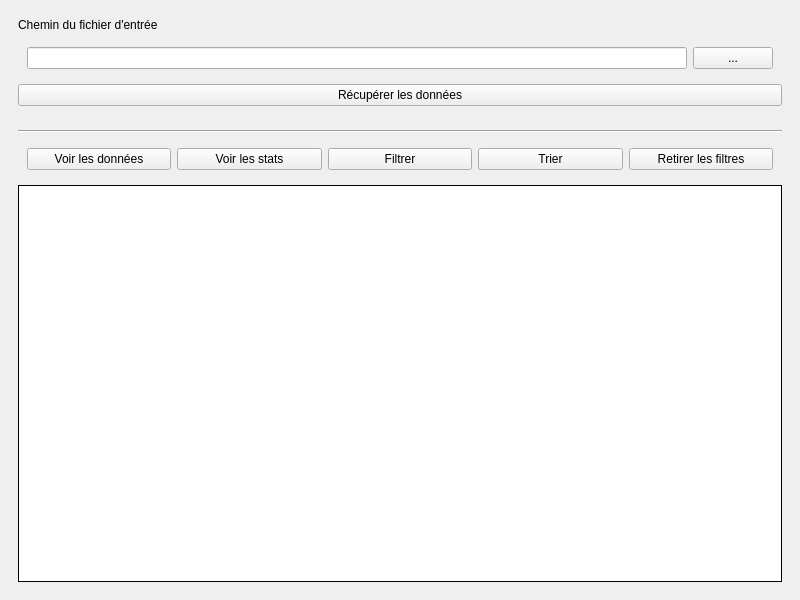
<?xml version="1.0" encoding="UTF-8"?>
<ui version="4.0">
 <class>MainWindow</class>
 <widget class="QMainWindow" name="MainWindow">
  <property name="geometry">
   <rect>
    <x>0</x>
    <y>0</y>
    <width>800</width>
    <height>600</height>
   </rect>
  </property>
  <property name="windowTitle">
   <string>MainWindow</string>
  </property>
  <widget class="QWidget" name="centralwidget">
   <layout class="QVBoxLayout" name="verticalLayout">
    <item alignment="Qt::AlignTop">
     <widget class="QWidget" name="widget" native="true">
      <layout class="QVBoxLayout" name="verticalLayout_2">
       <item>
        <widget class="QLabel" name="label">
         <property name="text">
          <string>Chemin du fichier d'entrée</string>
         </property>
        </widget>
       </item>
       <item>
        <widget class="QWidget" name="widget_2" native="true">
         <layout class="QHBoxLayout" name="horizontalLayout">
          <item>
           <widget class="QLineEdit" name="inputFolder"/>
          </item>
          <item>
           <widget class="QPushButton" name="buttonFolder">
            <property name="text">
             <string>...</string>
            </property>
           </widget>
          </item>
         </layout>
        </widget>
       </item>
       <item>
        <widget class="QPushButton" name="buttonData">
         <property name="text">
          <string>Récupérer les données</string>
         </property>
        </widget>
       </item>
      </layout>
     </widget>
    </item>
    <item>
     <widget class="QWidget" name="widget_3" native="true">
      <property name="sizePolicy">
       <sizepolicy hsizetype="Preferred" vsizetype="Expanding">
        <horstretch>0</horstretch>
        <verstretch>0</verstretch>
       </sizepolicy>
      </property>
      <layout class="QVBoxLayout" name="verticalLayout_3">
       <item>
        <widget class="Line" name="line">
         <property name="orientation">
          <enum>Qt::Horizontal</enum>
         </property>
        </widget>
       </item>
       <item>
        <widget class="QWidget" name="widget_4" native="true">
         <layout class="QHBoxLayout" name="horizontalLayout_2">
          <item>
           <widget class="QPushButton" name="buttonShowData">
            <property name="text">
             <string>Voir les données</string>
            </property>
           </widget>
          </item>
          <item>
           <widget class="QPushButton" name="buttonShowStat">
            <property name="text">
             <string>Voir les stats</string>
            </property>
           </widget>
          </item>
          <item>
           <widget class="QPushButton" name="buttonFilter">
            <property name="text">
             <string>Filtrer</string>
            </property>
           </widget>
          </item>
          <item>
           <widget class="QPushButton" name="buttonOrder">
            <property name="text">
             <string>Trier</string>
            </property>
           </widget>
          </item>
          <item>
           <widget class="QPushButton" name="buttonClear">
            <property name="text">
             <string>Retirer les filtres</string>
            </property>
           </widget>
          </item>
         </layout>
        </widget>
       </item>
       <item>
        <widget class="QTextEdit" name="dataOutput">
         <property name="styleSheet">
          <string notr="true">border: 1px solid;</string>
         </property>
         <property name="readOnly">
          <bool>true</bool>
         </property>
        </widget>
       </item>
      </layout>
     </widget>
    </item>
   </layout>
  </widget>
 </widget>
 <resources/>
 <connections/>
</ui>
